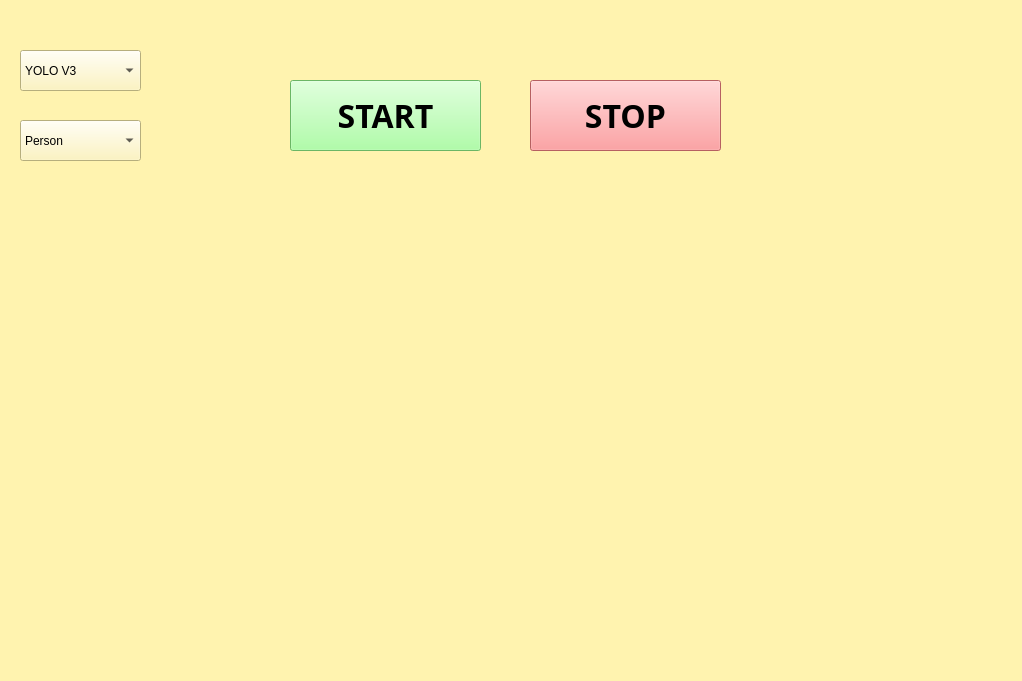
<?xml version="1.0" encoding="UTF-8"?>
<ui version="4.0">
 <class>Form</class>
 <widget class="QWidget" name="Form">
  <property name="geometry">
   <rect>
    <x>0</x>
    <y>0</y>
    <width>1022</width>
    <height>681</height>
   </rect>
  </property>
  <property name="maximumSize">
   <size>
    <width>16777213</width>
    <height>16777215</height>
   </size>
  </property>
  <property name="windowTitle">
   <string>Form</string>
  </property>
  <property name="styleSheet">
   <string notr="true">background-color:rgb(255, 243, 175)</string>
  </property>
  <widget class="QPushButton" name="pushButton">
   <property name="geometry">
    <rect>
     <x>530</x>
     <y>80</y>
     <width>191</width>
     <height>71</height>
    </rect>
   </property>
   <property name="font">
    <font>
     <family>Bangna New</family>
     <pointsize>24</pointsize>
     <weight>75</weight>
     <italic>false</italic>
     <bold>true</bold>
    </font>
   </property>
   <property name="styleSheet">
    <string notr="true">background-color: rgb(255, 134, 136);</string>
   </property>
   <property name="text">
    <string>STOP</string>
   </property>
  </widget>
  <widget class="QPushButton" name="pushButton_2">
   <property name="geometry">
    <rect>
     <x>290</x>
     <y>80</y>
     <width>191</width>
     <height>71</height>
    </rect>
   </property>
   <property name="font">
    <font>
     <family>Bangna New</family>
     <pointsize>24</pointsize>
     <weight>75</weight>
     <italic>false</italic>
     <bold>true</bold>
    </font>
   </property>
   <property name="styleSheet">
    <string notr="true">background-color: rgb(150, 255, 142);</string>
   </property>
   <property name="text">
    <string>START</string>
   </property>
  </widget>
  <widget class="QComboBox" name="comboBox">
   <property name="geometry">
    <rect>
     <x>20</x>
     <y>50</y>
     <width>121</width>
     <height>41</height>
    </rect>
   </property>
   <item>
    <property name="text">
     <string>YOLO V3</string>
    </property>
   </item>
   <item>
    <property name="text">
     <string>RESNET</string>
    </property>
   </item>
   <item>
    <property name="text">
     <string>YOLO TINY</string>
    </property>
   </item>
  </widget>
  <widget class="QComboBox" name="comboBox_2">
   <property name="geometry">
    <rect>
     <x>20</x>
     <y>120</y>
     <width>121</width>
     <height>41</height>
    </rect>
   </property>
   <item>
    <property name="text">
     <string>Person</string>
    </property>
   </item>
   <item>
    <property name="text">
     <string>Car</string>
    </property>
   </item>
   <item>
    <property name="text">
     <string>Cell Phone</string>
    </property>
   </item>
  </widget>
  <widget class="QLabel" name="label">
   <property name="geometry">
    <rect>
     <x>140</x>
     <y>180</y>
     <width>801</width>
     <height>391</height>
    </rect>
   </property>
   <property name="text">
    <string/>
   </property>
  </widget>
 </widget>
 <resources/>
 <connections/>
</ui>
